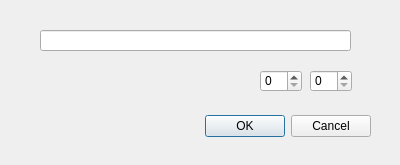
<?xml version="1.0" encoding="UTF-8"?>
<ui version="4.0">
 <class>DialogInsertSubstring</class>
 <widget class="QDialog" name="DialogInsertSubstring">
  <property name="geometry">
   <rect>
    <x>0</x>
    <y>0</y>
    <width>400</width>
    <height>165</height>
   </rect>
  </property>
  <property name="windowTitle">
   <string>Dialog</string>
  </property>
  <widget class="QDialogButtonBox" name="buttonBox">
   <property name="geometry">
    <rect>
     <x>30</x>
     <y>110</y>
     <width>341</width>
     <height>32</height>
    </rect>
   </property>
   <property name="orientation">
    <enum>Qt::Horizontal</enum>
   </property>
   <property name="standardButtons">
    <set>QDialogButtonBox::Cancel|QDialogButtonBox::Ok</set>
   </property>
  </widget>
  <widget class="QLineEdit" name="lineEdit">
   <property name="geometry">
    <rect>
     <x>40</x>
     <y>30</y>
     <width>311</width>
     <height>21</height>
    </rect>
   </property>
  </widget>
  <widget class="QSpinBox" name="spinBox">
   <property name="geometry">
    <rect>
     <x>260</x>
     <y>70</y>
     <width>42</width>
     <height>22</height>
    </rect>
   </property>
  </widget>
  <widget class="QSpinBox" name="spinBox_2">
   <property name="geometry">
    <rect>
     <x>310</x>
     <y>70</y>
     <width>42</width>
     <height>22</height>
    </rect>
   </property>
  </widget>
 </widget>
 <resources/>
 <connections>
  <connection>
   <sender>buttonBox</sender>
   <signal>accepted()</signal>
   <receiver>DialogInsertSubstring</receiver>
   <slot>accept()</slot>
   <hints>
    <hint type="sourcelabel">
     <x>248</x>
     <y>254</y>
    </hint>
    <hint type="destinationlabel">
     <x>157</x>
     <y>274</y>
    </hint>
   </hints>
  </connection>
  <connection>
   <sender>buttonBox</sender>
   <signal>rejected()</signal>
   <receiver>DialogInsertSubstring</receiver>
   <slot>reject()</slot>
   <hints>
    <hint type="sourcelabel">
     <x>316</x>
     <y>260</y>
    </hint>
    <hint type="destinationlabel">
     <x>286</x>
     <y>274</y>
    </hint>
   </hints>
  </connection>
 </connections>
</ui>
